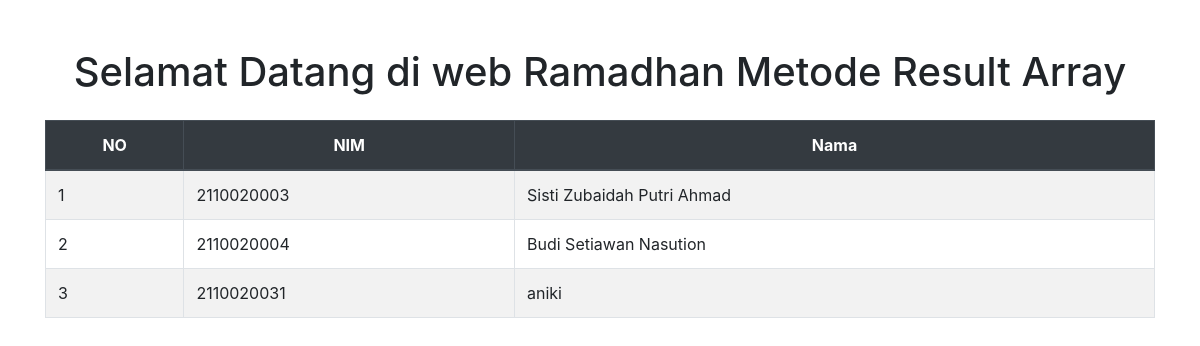
/index.php/mahasiswa/mhs_resultArray, run on the app's committed database.
### tables this page shows
CREATE TABLE `mahasiswa` (
  `id_mahasiswa` int NOT NULL,
  `NIM` varchar(15) NOT NULL,
  `nama_mhs` varchar(255) NOT NULL,
  `id_prodi` int DEFAULT NULL
);

### application/controllers/Mahasiswa.php (called while the page is built, shortened)
<?php
class Mahasiswa extends CI_Controller
{
    public function __construct()
    {
        $this->load->model('Mahasiswa_model');
        $this->load->model('Prodi_model');
    }
    public function mhs_resultArray()
    {
        $data['resultarray'] = $this->Mahasiswa_model->metodeResultArray();
        $this->load->view('resultarray_view', $data);
    }
}

### index.php (called while the page is built, shortened)
<?php
require_once BASEPATH.'core/CodeIgniter.php';

### application/models/Mahasiswa_model.php (called while the page is built, shortened)
<?php
class Mahasiswa_model extends CI_Model
{
    public function metodeResultArray()
    {
        $query = $this->db->get('mahasiswa');
        return $query->result_array();
    }
}

### application/views/resultarray_view.php (the view, shortened to what this page needs)
<!DOCTYPE html>
<html lang="en">
<head>
    <link href="https://stackpath.bootstrapcdn.com/bootstrap/4.5.2/css/bootstrap.min.css" rel="stylesheet">
</head>
<body>
    <div class="container mt-5">
        <h1 class="text-center mb-4">Selamat Datang di web Ramadhan Metode Result Array</h1>
        <table class="table table-bordered table-striped">
            <thead class="thead-dark">
                <tr>
                    <th scope="col" class="text-center">NO</th>
                    <th scope="col" class="text-center">NIM</th>
                    <th scope="col" class="text-center">Nama</th>
                </tr>
            </thead>
            <tbody>
                <?php
                $no = 1;
                foreach ($resultarray as $row) { ?>
                    <tr>
                        <td><?php echo $no++ ?></td>
                        <td><?php echo $row['NIM'] ?></td>
                        <td><?php echo $row['nama_mhs'] ?></td>
                    </tr>
                <?php } ?>
            </tbody>
        </table>
    </div>
</body>
</html>

### data on the page
mahasiswa: NIM "2110020003", nama_mhs "Sisti Zubaidah Putri Ahmad"
mahasiswa: NIM "2110020004", nama_mhs "Budi Setiawan Nasution"
mahasiswa: NIM "2110020031", nama_mhs "aniki"
